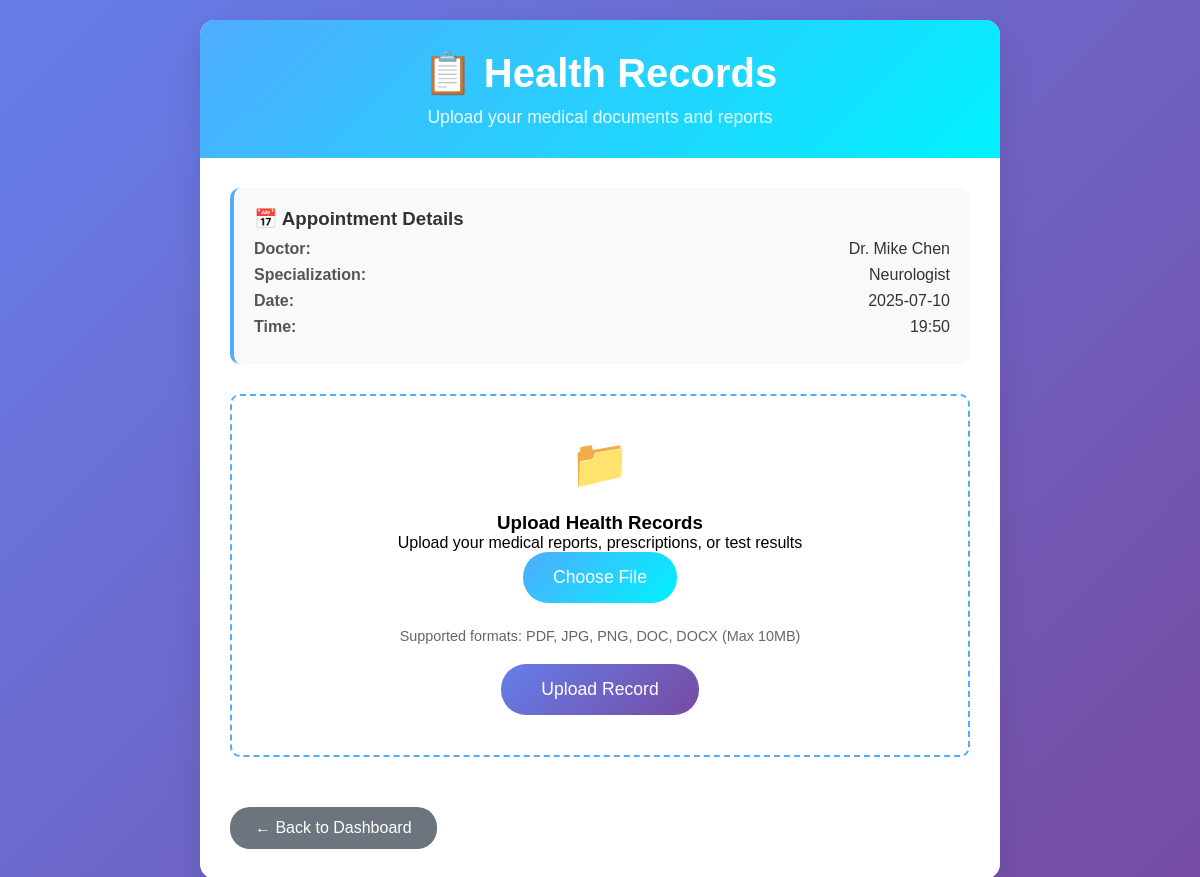
Screenshot of /upload_health_record/1 (signed in) with the database file from the repository.
### tables this page shows
CREATE TABLE doctors (
            id INTEGER PRIMARY KEY AUTOINCREMENT,
            name TEXT NOT NULL,
            email TEXT UNIQUE NOT NULL,
            password TEXT NOT NULL,
            specialization TEXT NOT NULL,
            experience INTEGER,
            fee INTEGER NOT NULL,
            available_days TEXT,
            available_time TEXT,
            room_id INTEGER,
            FOREIGN KEY (room_id) REFERENCES rooms (id)
        );

CREATE TABLE appointments (
        id INTEGER PRIMARY KEY AUTOINCREMENT,
        user_id INTEGER NOT NULL,
        doctor_id INTEGER NOT NULL,
        room_id INTEGER,
        appointment_date DATE NOT NULL,
        appointment_time TIME NOT NULL,
        status TEXT DEFAULT 'pending',
        payment_status TEXT DEFAULT 'pending',
        notes TEXT,
        token_number INTEGER,
        health_record TEXT,  
        created_at TIMESTAMP DEFAULT CURRENT_TIMESTAMP,
        FOREIGN KEY (user_id) REFERENCES users (id),
        FOREIGN KEY (doctor_id) REFERENCES doctors (id),
        FOREIGN KEY (room_id) REFERENCES rooms (id)
    );

### app.py (the view, shortened to what this page needs)
@app.route('/upload_health_record/<int:appointment_id>', methods=['GET', 'POST'])
def upload_health_record(appointment_id):
    if not is_logged_in():
        return redirect(url_for('login'))
    conn = get_db_connection()
    appointment = conn.execute('''
        SELECT a.*, d.name as doctor_name, d.specialization
        FROM appointments a
        JOIN doctors d ON a.doctor_id = d.id
        WHERE a.id = ? AND a.user_id = ?
    ''', (appointment_id, session['user_id'])).fetchone()
    if not appointment:
        flash('Appointment not found!')
        conn.close()
        return redirect(url_for('dashboard'))
    records = conn.execute('''
        SELECT * FROM health_records
        WHERE appointment_id = ?
        ORDER BY uploaded_at DESC
    ''', (appointment_id,)).fetchall()
    conn.close()
    return render_template('upload_health_record.html', appointment=appointment, records=records)

### app.py (called while the page is built)
def get_db_connection():
    conn = sqlite3.connect('database.db')
    conn.row_factory = sqlite3.Row
    return conn

def is_logged_in():
    return 'user_id' in session

### templates/upload_health_record.html (shortened to what this page needs)
<!DOCTYPE html>
<html lang="en">
<head>
</head>
<body>
    <div class="container">
        <div class="header">
            <h1>📋 Health Records</h1>
            <p>Upload your medical documents and reports</p>
        </div>
        <div class="content">
            <div class="appointment-info">
                <h3>📅 Appointment Details</h3>
                <div class="info-row">
                    <span class="info-label">Doctor:</span>
                    <span class="info-value">{{ appointment.doctor_name }}</span>
                </div>
                <div class="info-row">
                    <span class="info-label">Specialization:</span>
                    <span class="info-value">{{ appointment.specialization }}</span>
                </div>
                <div class="info-row">
                    <span class="info-label">Date:</span>
                    <span class="info-value">{{ appointment.appointment_date }}</span>
                </div>
                <div class="info-row">
                    <span class="info-label">Time:</span>
                    <span class="info-value">{{ appointment.appointment_time }}</span>
                </div>
            </div>
            <form method="POST" enctype="multipart/form-data">
                <div class="upload-section">
                    <div class="upload-icon">📁</div>
                    <h3>Upload Health Records</h3>
                    <p>Upload your medical reports, prescriptions, or test results</p>
                    <label for="health_file" class="file-label">Choose File</label>
                    <div class="file-info">
                        Supported formats: PDF, JPG, PNG, DOC, DOCX (Max 10MB)
                    </div>
                    <button type="submit" class="upload-btn">Upload Record</button>
                </div>
            </form>
            <a href="{{ url_for('dashboard') }}" class="back-btn">← Back to Dashboard</a>
        </div>
    </div>
</body>
</html>

### templates/upload_health_record.html (style rules this page uses)
* { margin: 0; padding: 0; box-sizing: border-box; }
body { font-family: 'Arial', sans-serif; background: linear-gradient(135deg, #667eea 0%, #764ba2 100%); min-height: 100vh; padding: 20px; }
.container { max-width: 800px; margin: 0 auto; background: white; border-radius: 15px; box-shadow: 0 10px 30px rgba(0,0,0,0.1); overflow: hidden; }
.header { background: linear-gradient(135deg, #4facfe 0%, #00f2fe 100%); padding: 30px; text-align: center; color: white; }
.header h1 { font-size: 2.5em; margin-bottom: 10px; }
.header p { font-size: 1.1em; opacity: 0.9; }
.content { padding: 30px; }
.appointment-info { background: #f8f9fa; padding: 20px; border-radius: 10px; margin-bottom: 30px; border-left: 4px solid #4facfe; }
.appointment-info h3 { color: #333; margin-bottom: 10px; }
.info-row { display: flex; justify-content: space-between; margin-bottom: 8px; }
.info-label { font-weight: bold; color: #555; }
.info-value { color: #333; }
.upload-section { background: #fff; border: 2px dashed #4facfe; border-radius: 10px; padding: 40px; text-align: center; margin-bottom: 30px; transition: all 0.3s ease; }
.upload-icon { font-size: 3em; color: #4facfe; margin-bottom: 20px; }
.file-label { background: linear-gradient(135deg, #4facfe 0%, #00f2fe 100%); color: white; padding: 15px 30px; border-radius: 25px; cursor: pointer; font-size: 1.1em; transition: all 0.3s ease; display: inline-block; margin-bottom: 15px; }
.file-info { color: #666; font-size: 0.9em; margin-top: 10px; }
.upload-btn { background: linear-gradient(135deg, #667eea 0%, #764ba2 100%); color: white; border: none; padding: 15px 40px; border-radius: 25px; font-size: 1.1em; cursor: pointer; transition: all 0.3s ease; margin-top: 20px; }
.back-btn { background: #6c757d; color: white; border: none; padding: 12px 25px; border-radius: 20px; cursor: pointer; text-decoration: none; font-size: 1em; margin-top: 20px; display: inline-block; }

### rows the page displays
doctors: doctor_name "Dr. Mike Chen", specialization "Neurologist"
appointments: appointment_date "2025-07-10", appointment_time "19:50"
